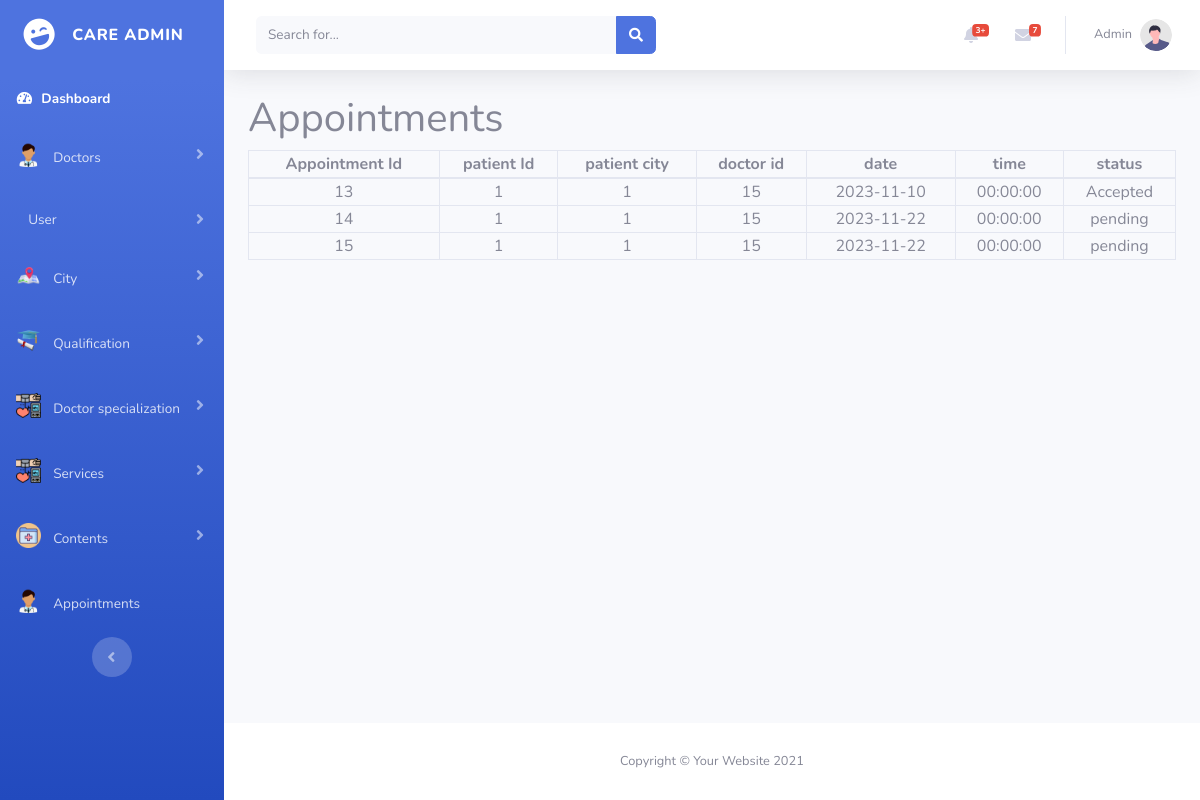
/admin/view_appointments.php (signed in), run on an earlier commit of the app's database.
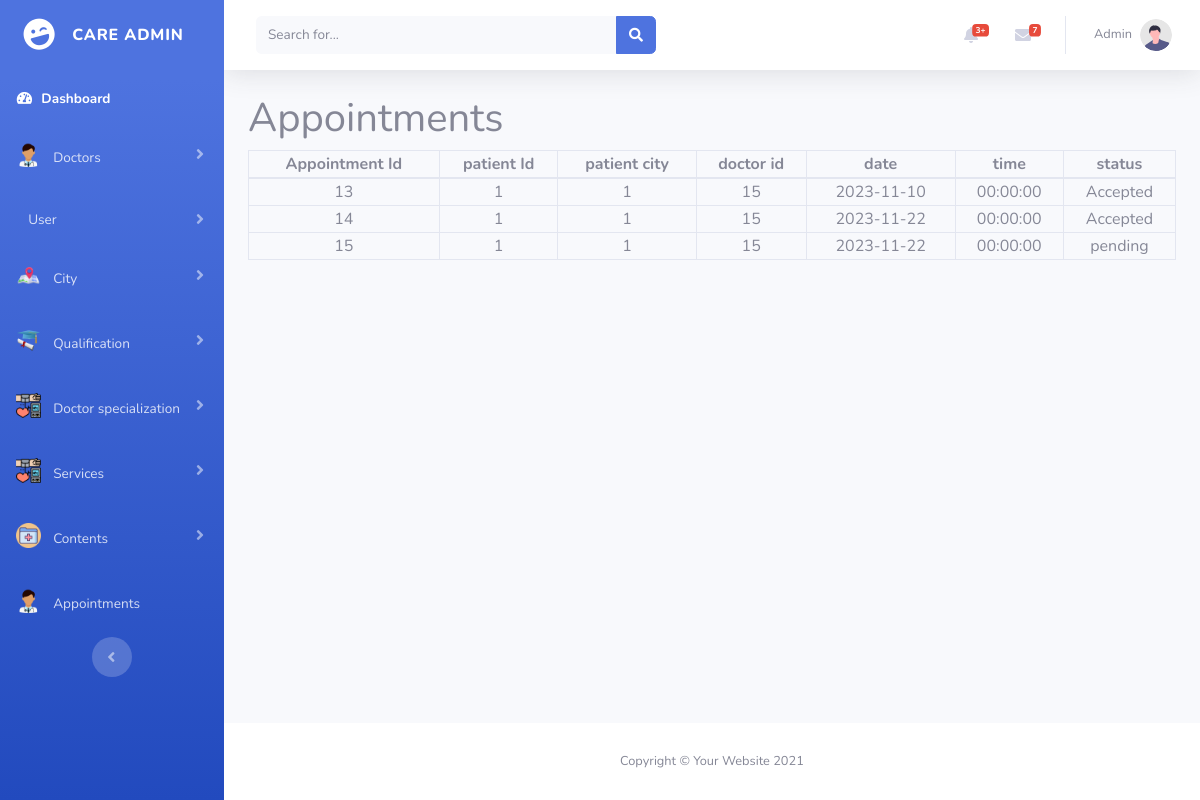
And on a later commit of the database.
### tables this page shows
CREATE TABLE `appointment` (
  `appointment_id` int(11) NOT NULL,
  `patient_id` int(11) NOT NULL,
  `patient_email` varchar(200) NOT NULL,
  `patient_gender` varchar(100) NOT NULL,
  `patient_city` int(100) NOT NULL,
  `date` date NOT NULL,
  `time` time NOT NULL,
  `appointment_status` varchar(50) NOT NULL DEFAULT 'pending',
  `doctor_id` int(11) NOT NULL,
  `patient_age` int(11) NOT NULL
);

### admin/view_appointments.php (the view, shortened to what this page needs)
<?php
include("connection.php");
$select_appointment_query = "SELECT * FROM `appointment`";
$run_select_appointment_query = mysqli_query($connection, $select_appointment_query);
?>
<!DOCTYPE html>
<html lang="en">
<head>
    <link rel="stylesheet" href="https://cdn.jsdelivr.net/npm/bootstrap-icons@1.11.1/font/bootstrap-icons.css">
    <link href="vendor/fontawesome-free/css/all.min.css" rel="stylesheet" type="text/css">
    <link href="https://cdn.jsdelivr.net/npm/bootstrap@5.0.2/dist/css/bootstrap.min.css" rel="stylesheet"
>
    <link href="css/sb-admin-2.min.css" rel="stylesheet">
</head>
<body id="page-top">
    <div id="wrapper">
        <?php include 'sidebar.php';?>
        <div id="content-wrapper" class="d-flex flex-column">
            <div id="content">
                <?php include 'topbar.php';?>
                <div class="container">
                        <h1>Appointments</h1>
                        <table class="table-bordered w-100 text-center">
                            <thead>
                                <th>Appointment Id</th>
                                <th>patient Id</th>
                                <th>patient city</th>
                                <th>doctor id</th>
                                <th>date</th>
                                <th>time</th>
                                <th>status</th>
                            </thead>
                            <tbody>
                                <?php while($row_appointment = mysqli_fetch_array($run_select_appointment_query)){?>
                              <tr>
                                        <td><?php echo $row_appointment['appointment_id']; ?></td>
                                        <td><?php echo $row_appointment['patient_id']; ?></td>
                                        <td><?php echo $row_appointment['patient_city']; ?></td>
                                        <td><?php echo $row_appointment['doctor_id']; ?></td>
                                        <td><?php echo $row_appointment['date']; ?></td>
                                        <td><?php echo $row_appointment['time']; ?></td>
                                        <td><?php echo $row_appointment['appointment_status']; ?></td>
                              </tr>
                                <?php } ?>
                            </tbody>
                        </table>
                </div>
            </div>
            <?php include 'footer.php' ?>
        </div>
    </div>
</body>
</html>

What changed in the data, as far as the page shows it:
changed appointment id 14: appointment_status "pending" → "Accepted"
